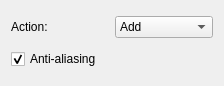
<ui version="4.0" >
 <class>WdgSelectionOptions</class>
 <widget class="QWidget" name="WdgSelectionOptions" >
  <property name="geometry" >
   <rect>
    <x>0</x>
    <y>0</y>
    <width>224</width>
    <height>86</height>
   </rect>
  </property>
  <layout class="QGridLayout" >
   <item row="0" column="0" >
    <widget class="QLabel" name="lblAction" >
     <property name="text" >
      <string>Action:</string>
     </property>
    </widget>
   </item>
   <item row="0" column="1" >
    <widget class="QComboBox" name="cmbAction" >
     <item>
      <property name="text" >
       <string>Add</string>
      </property>
     </item>
     <item>
      <property name="text" >
       <string>Subtract</string>
      </property>
     </item>
    </widget>
   </item>
   <item row="1" column="0" colspan="2" >
    <widget class="QCheckBox" name="chkAntiAliasing" >
     <property name="text" >
      <string>Anti-aliasing</string>
     </property>
     <property name="checked" >
      <bool>true</bool>
     </property>
    </widget>
   </item>
  </layout>
 </widget>
 <layoutdefault spacing="6" margin="11" />
 <resources/>
 <connections/>
</ui>
